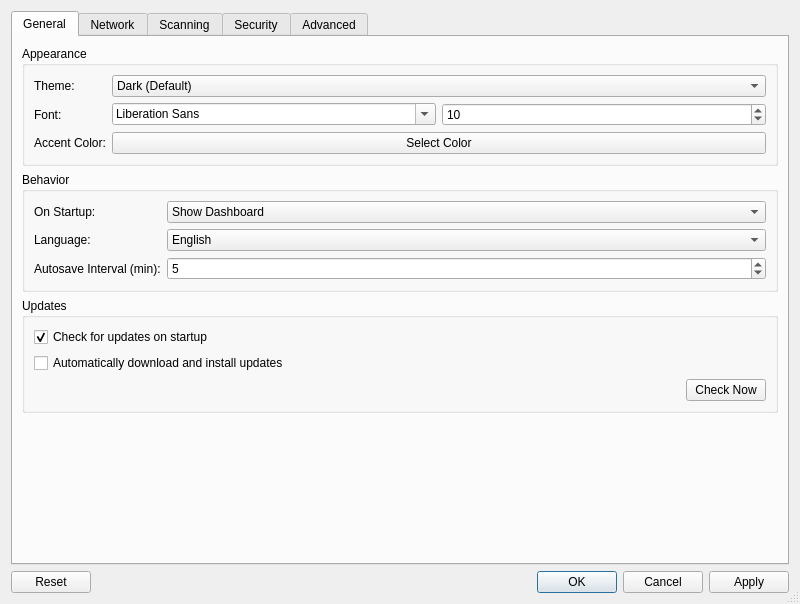
<?xml version="1.0" encoding="UTF-8"?>
<ui version="4.0">
 <class>SettingsDialog</class>
 <widget class="QDialog" name="SettingsDialog">
  <property name="geometry">
   <rect>
    <x>0</x>
    <y>0</y>
    <width>800</width>
    <height>600</height>
   </rect>
  </property>
  <property name="windowTitle">
   <string>Settings</string>
  </property>
  <property name="windowIcon">
   <iconset>
    <normaloff>../assets/icons/settings.png</normaloff>../assets/icons/settings.png</iconset>
  </property>
  <property name="sizeGripEnabled">
   <bool>true</bool>
  </property>
  <layout class="QVBoxLayout" name="verticalLayout">
   <item>
    <widget class="QTabWidget" name="tabWidget">
     <property name="currentIndex">
      <number>0</number>
     </property>
     <widget class="QWidget" name="generalTab">
      <attribute name="icon">
       <iconset>
        <normaloff>../assets/icons/general.png</normaloff>../assets/icons/general.png</iconset>
      </attribute>
      <attribute name="title">
       <string>General</string>
      </attribute>
      <layout class="QVBoxLayout" name="verticalLayout_2">
       <item>
        <widget class="QGroupBox" name="appearanceGroupBox">
         <property name="title">
          <string>Appearance</string>
         </property>
         <layout class="QFormLayout" name="formLayout">
          <item row="0" column="0">
           <widget class="QLabel" name="themeLabel">
            <property name="text">
             <string>Theme:</string>
            </property>
           </widget>
          </item>
          <item row="0" column="1">
           <widget class="QComboBox" name="themeComboBox">
            <item>
             <property name="text">
              <string>Dark (Default)</string>
             </property>
            </item>
            <item>
             <property name="text">
              <string>Light</string>
             </property>
            </item>
            <item>
             <property name="text">
              <string>System</string>
             </property>
            </item>
           </widget>
          </item>
          <item row="1" column="0">
           <widget class="QLabel" name="fontLabel">
            <property name="text">
             <string>Font:</string>
            </property>
           </widget>
          </item>
          <item row="1" column="1">
           <layout class="QHBoxLayout" name="horizontalLayout">
            <item>
             <widget class="QFontComboBox" name="fontComboBox"/>
            </item>
            <item>
             <widget class="QSpinBox" name="fontSizeSpinBox">
              <property name="minimum">
               <number>8</number>
              </property>
              <property name="maximum">
               <number>24</number>
              </property>
              <property name="value">
               <number>10</number>
              </property>
             </widget>
            </item>
           </layout>
          </item>
          <item row="2" column="0">
           <widget class="QLabel" name="accentColorLabel">
            <property name="text">
             <string>Accent Color:</string>
            </property>
           </widget>
          </item>
          <item row="2" column="1">
           <widget class="QPushButton" name="accentColorButton">
            <property name="text">
             <string>Select Color</string>
            </property>
           </widget>
          </item>
         </layout>
        </widget>
       </item>
       <item>
        <widget class="QGroupBox" name="behaviorGroupBox">
         <property name="title">
          <string>Behavior</string>
         </property>
         <layout class="QFormLayout" name="formLayout_2">
          <item row="0" column="0">
           <widget class="QLabel" name="startupLabel">
            <property name="text">
             <string>On Startup:</string>
            </property>
           </widget>
          </item>
          <item row="0" column="1">
           <widget class="QComboBox" name="startupComboBox">
            <item>
             <property name="text">
              <string>Show Dashboard</string>
             </property>
            </item>
            <item>
             <property name="text">
              <string>Show Last Project</string>
             </property>
            </item>
            <item>
             <property name="text">
              <string>Show New Project Dialog</string>
             </property>
            </item>
           </widget>
          </item>
          <item row="1" column="0">
           <widget class="QLabel" name="languageLabel">
            <property name="text">
             <string>Language:</string>
            </property>
           </widget>
          </item>
          <item row="1" column="1">
           <widget class="QComboBox" name="languageComboBox">
            <item>
             <property name="text">
              <string>English</string>
             </property>
            </item>
            <item>
             <property name="text">
              <string>Spanish</string>
             </property>
            </item>
            <item>
             <property name="text">
              <string>French</string>
             </property>
            </item>
            <item>
             <property name="text">
              <string>German</string>
             </property>
            </item>
            <item>
             <property name="text">
              <string>Chinese</string>
             </property>
            </item>
            <item>
             <property name="text">
              <string>Japanese</string>
             </property>
            </item>
            <item>
             <property name="text">
              <string>Russian</string>
             </property>
            </item>
           </widget>
          </item>
          <item row="2" column="0">
           <widget class="QLabel" name="autosaveLabel">
            <property name="text">
             <string>Autosave Interval (min):</string>
            </property>
           </widget>
          </item>
          <item row="2" column="1">
           <widget class="QSpinBox" name="autosaveSpinBox">
            <property name="minimum">
             <number>1</number>
            </property>
            <property name="maximum">
             <number>60</number>
            </property>
            <property name="value">
             <number>5</number>
            </property>
           </widget>
          </item>
         </layout>
        </widget>
       </item>
       <item>
        <widget class="QGroupBox" name="updatesGroupBox">
         <property name="title">
          <string>Updates</string>
         </property>
         <layout class="QVBoxLayout" name="verticalLayout_3">
          <item>
           <widget class="QCheckBox" name="checkUpdatesCheckBox">
            <property name="text">
             <string>Check for updates on startup</string>
            </property>
            <property name="checked">
             <bool>true</bool>
            </property>
           </widget>
          </item>
          <item>
           <widget class="QCheckBox" name="autoUpdateCheckBox">
            <property name="text">
             <string>Automatically download and install updates</string>
            </property>
           </widget>
          </item>
          <item>
           <layout class="QHBoxLayout" name="horizontalLayout_2">
            <item>
             <spacer name="horizontalSpacer">
              <property name="orientation">
               <enum>Qt::Horizontal</enum>
              </property>
              <property name="sizeHint" stdset="0">
               <size>
                <width>40</width>
                <height>20</height>
               </size>
              </property>
             </spacer>
            </item>
            <item>
             <widget class="QPushButton" name="checkNowButton">
              <property name="text">
               <string>Check Now</string>
              </property>
             </widget>
            </item>
           </layout>
          </item>
         </layout>
        </widget>
       </item>
       <item>
        <spacer name="verticalSpacer">
         <property name="orientation">
          <enum>Qt::Vertical</enum>
         </property>
         <property name="sizeHint" stdset="0">
          <size>
           <width>20</width>
           <height>40</height>
          </size>
         </property>
        </spacer>
       </item>
      </layout>
     </widget>
     <widget class="QWidget" name="networkTab">
      <attribute name="icon">
       <iconset>
        <normaloff>../assets/icons/network.png</normaloff>../assets/icons/network.png</iconset>
      </attribute>
      <attribute name="title">
       <string>Network</string>
      </attribute>
      <layout class="QVBoxLayout" name="verticalLayout_4">
       <item>
        <widget class="QGroupBox" name="proxyGroupBox">
         <property name="title">
          <string>Proxy Settings</string>
         </property>
         <layout class="QFormLayout" name="formLayout_3">
          <item row="0" column="0">
           <widget class="QLabel" name="proxyTypeLabel">
            <property name="text">
             <string>Proxy Type:</string>
            </property>
           </widget>
          </item>
          <item row="0" column="1">
           <widget class="QComboBox" name="proxyTypeComboBox">
            <item>
             <property name="text">
              <string>No Proxy</string>
             </property>
            </item>
            <item>
             <property name="text">
              <string>HTTP Proxy</string>
             </property>
            </item>
            <item>
             <property name="text">
              <string>SOCKS5 Proxy</string>
             </property>
            </item>
           </widget>
          </item>
          <item row="1" column="0">
           <widget class="QLabel" name="proxyHostLabel">
            <property name="text">
             <string>Proxy Host:</string>
            </property>
           </widget>
          </item>
          <item row="1" column="1">
           <widget class="QLineEdit" name="proxyHostLineEdit">
            <property name="placeholderText">
             <string>e.g., proxy.example.com</string>
            </property>
           </widget>
          </item>
          <item row="2" column="0">
           <widget class="QLabel" name="proxyPortLabel">
            <property name="text">
             <string>Proxy Port:</string>
            </property>
           </widget>
          </item>
          <item row="2" column="1">
           <widget class="QSpinBox" name="proxyPortSpinBox">
            <property name="minimum">
             <number>1</number>
            </property>
            <property name="maximum">
             <number>65535</number>
            </property>
            <property name="value">
             <number>8080</number>
            </property>
           </widget>
          </item>
          <item row="3" column="0">
           <widget class="QLabel" name="proxyAuthLabel">
            <property name="text">
             <string>Authentication:</string>
            </property>
           </widget>
          </item>
          <item row="3" column="1">
           <widget class="QCheckBox" name="proxyAuthCheckBox">
            <property name="text">
             <string>Proxy requires authentication</string>
            </property>
           </widget>
          </item>
          <item row="4" column="0">
           <widget class="QLabel" name="proxyUsernameLabel">
            <property name="text">
             <string>Username:</string>
            </property>
           </widget>
          </item>
          <item row="4" column="1">
           <widget class="QLineEdit" name="proxyUsernameLineEdit"/>
          </item>
          <item row="5" column="0">
           <widget class="QLabel" name="proxyPasswordLabel">
            <property name="text">
             <string>Password:</string>
            </property>
           </widget>
          </item>
          <item row="5" column="1">
           <widget class="QLineEdit" name="proxyPasswordLineEdit">
            <property name="echoMode">
             <enum>QLineEdit::Password</enum>
            </property>
           </widget>
          </item>
         </layout>
        </widget>
       </item>
       <item>
        <widget class="QGroupBox" name="timeoutsGroupBox">
         <property name="title">
          <string>Timeouts and Limits</string>
         </property>
         <layout class="QFormLayout" name="formLayout_4">
          <item row="0" column="0">
           <widget class="QLabel" name="connectionTimeoutLabel">
            <property name="text">
             <string>Connection Timeout (sec):</string>
            </property>
           </widget>
          </item>
          <item row="0" column="1">
           <widget class="QSpinBox" name="connectionTimeoutSpinBox">
            <property name="minimum">
             <number>1</number>
            </property>
            <property name="maximum">
             <number>300</number>
            </property>
            <property name="value">
             <number>30</number>
            </property>
           </widget>
          </item>
          <item row="1" column="0">
           <widget class="QLabel" name="readTimeoutLabel">
            <property name="text">
             <string>Read Timeout (sec):</string>
            </property>
           </widget>
          </item>
          <item row="1" column="1">
           <widget class="QSpinBox" name="readTimeoutSpinBox">
            <property name="minimum">
             <number>1</number>
            </property>
            <property name="maximum">
             <number>300</number>
            </property>
            <property name="value">
             <number>60</number>
            </property>
           </widget>
          </item>
          <item row="2" column="0">
           <widget class="QLabel" name="maxRetriesLabel">
            <property name="text">
             <string>Max Retries:</string>
            </property>
           </widget>
          </item>
          <item row="2" column="1">
           <widget class="QSpinBox" name="maxRetriesSpinBox">
            <property name="minimum">
             <number>0</number>
            </property>
            <property name="maximum">
             <number>10</number>
            </property>
            <property name="value">
             <number>3</number>
            </property>
           </widget>
          </item>
          <item row="3" column="0">
           <widget class="QLabel" name="maxConcurrentLabel">
            <property name="text">
             <string>Max Concurrent Connections:</string>
            </property>
           </widget>
          </item>
          <item row="3" column="1">
           <widget class="QSpinBox" name="maxConcurrentSpinBox">
            <property name="minimum">
             <number>1</number>
            </property>
            <property name="maximum">
             <number>100</number>
            </property>
            <property name="value">
             <number>10</number>
            </property>
           </widget>
          </item>
         </layout>
        </widget>
       </item>
       <item>
        <widget class="QGroupBox" name="userAgentGroupBox">
         <property name="title">
          <string>User Agent</string>
         </property>
         <layout class="QVBoxLayout" name="verticalLayout_5">
          <item>
           <widget class="QRadioButton" name="defaultUserAgentRadioButton">
            <property name="text">
             <string>Use default user agent</string>
            </property>
            <property name="checked">
             <bool>true</bool>
            </property>
           </widget>
          </item>
          <item>
           <widget class="QRadioButton" name="customUserAgentRadioButton">
            <property name="text">
             <string>Use custom user agent</string>
            </property>
           </widget>
          </item>
          <item>
           <widget class="QLineEdit" name="customUserAgentLineEdit">
            <property name="placeholderText">
             <string>Enter custom user agent string</string>
            </property>
           </widget>
          </item>
          <item>
           <widget class="QRadioButton" name="randomUserAgentRadioButton">
            <property name="text">
             <string>Use random user agent for each request</string>
            </property>
           </widget>
          </item>
         </layout>
        </widget>
       </item>
       <item>
        <spacer name="verticalSpacer_2">
         <property name="orientation">
          <enum>Qt::Vertical</enum>
         </property>
         <property name="sizeHint" stdset="0">
          <size>
           <width>20</width>
           <height>40</height>
          </size>
         </property>
        </spacer>
       </item>
      </layout>
     </widget>
     <widget class="QWidget" name="scanTab">
      <attribute name="icon">
       <iconset>
        <normaloff>../assets/icons/scan.png</normaloff>../assets/icons/scan.png</iconset>
      </attribute>
      <attribute name="title">
       <string>Scanning</string>
      </attribute>
      <layout class="QVBoxLayout" name="verticalLayout_6">
       <item>
        <widget class="QGroupBox" name="scanOptionsGroupBox">
         <property name="title">
          <string>Scan Options</string>
         </property>
         <layout class="QFormLayout" name="formLayout_5">
          <item row="0" column="0">
           <widget class="QLabel" name="defaultScanTypeLabel">
            <property name="text">
             <string>Default Scan Type:</string>
            </property>
           </widget>
          </item>
          <item row="0" column="1">
           <widget class="QComboBox" name="defaultScanTypeComboBox">
            <item>
             <property name="text">
              <string>Quick Scan</string>
             </property>
            </item>
            <item>
             <property name="text">
              <string>Full Scan</string>
             </property>
            </item>
            <item>
             <property name="text">
              <string>Stealth Scan</string>
             </property>
            </item>
            <item>
             <property name="text">
              <string>Comprehensive Scan</string>
             </property>
            </item>
           </widget>
          </item>
          <item row="1" column="0">
           <widget class="QLabel" name="portRangeLabel">
            <property name="text">
             <string>Default Port Range:</string>
            </property>
           </widget>
          </item>
          <item row="1" column="1">
           <widget class="QLineEdit" name="portRangeLineEdit">
            <property name="text">
             <string>1-1024</string>
            </property>
            <property name="placeholderText">
             <string>e.g., 1-1024,3389,8080</string>
            </property>
           </widget>
          </item>
          <item row="2" column="0">
           <widget class="QLabel" name="threadCountLabel">
            <property name="text">
             <string>Thread Count:</string>
            </property>
           </widget>
          </item>
          <item row="2" column="1">
           <widget class="QSpinBox" name="threadCountSpinBox">
            <property name="minimum">
             <number>1</number>
            </property>
            <property name="maximum">
             <number>100</number>
            </property>
            <property name="value">
             <number>10</number>
            </property>
           </widget>
          </item>
         </layout>
        </widget>
       </item>
       <item>
        <widget class="QGroupBox" name="scanBehaviorGroupBox">
         <property name="title">
          <string>Scan Behavior</string>
         </property>
         <layout class="QVBoxLayout" name="verticalLayout_7">
          <item>
           <widget class="QCheckBox" name="aggressiveScanCheckBox">
            <property name="text">
             <string>Enable aggressive scanning</string>
            </property>
           </widget>
          </item>
          <item>
           <widget class="QCheckBox" name="serviceDetectionCheckBox">
            <property name="text">
             <string>Enable service detection</string>
            </property>
            <property name="checked">
             <bool>true</bool>
            </property>
           </widget>
          </item>
          <item>
           <widget class="QCheckBox" name="osDetectionCheckBox">
            <property name="text">
             <string>Enable OS detection</string>
            </property>
            <property name="checked">
             <bool>true</bool>
            </property>
           </widget>
          </item>
          <item>
           <widget class="QCheckBox" name="scriptScanCheckBox">
            <property name="text">
             <string>Enable script scanning</string>
            </property>
            <property name="checked">
             <bool>true</bool>
            </property>
           </widget>
          </item>
          <item>
           <widget class="QCheckBox" name="tracerouteCheckBox">
            <property name="text">
             <string>Enable traceroute</string>
            </property>
           </widget>
          </item>
         </layout>
        </widget>
       </item>
       <item>
        <widget class="QGroupBox" name="reportingGroupBox">
         <property name="title">
          <string>Reporting</string>
         </property>
         <layout class="QVBoxLayout" name="verticalLayout_8">
          <item>
           <widget class="QCheckBox" name="autoReportCheckBox">
            <property name="text">
             <string>Automatically generate reports after scans</string>
            </property>
            <property name="checked">
             <bool>true</bool>
            </property>
           </widget>
          </item>
          <item>
           <layout class="QHBoxLayout" name="horizontalLayout_3">
            <item>
             <widget class="QLabel" name="reportFormatLabel">
              <property name="text">
               <string>Default Report Format:</string>
              </property>
             </widget>
            </item>
            <item>
             <widget class="QComboBox" name="reportFormatComboBox">
              <item>
               <property name="text">
                <string>HTML</string>
               </property>
              </item>
              <item>
               <property name="text">
                <string>PDF</string>
               </property>
              </item>
              <item>
               <property name="text">
                <string>JSON</string>
               </property>
              </item>
              <item>
               <property name="text">
                <string>XML</string>
               </property>
              </item>
              <item>
               <property name="text">
                <string>CSV</string>
               </property>
              </item>
              <item>
               <property name="text">
                <string>Markdown</string>
               </property>
              </item>
             </widget>
            </item>
           </layout>
          </item>
         </layout>
        </widget>
       </item>
       <item>
        <spacer name="verticalSpacer_3">
         <property name="orientation">
          <enum>Qt::Vertical</enum>
         </property>
         <property name="sizeHint" stdset="0">
          <size>
           <width>20</width>
           <height>40</height>
          </size>
         </property>
        </spacer>
       </item>
      </layout>
     </widget>
     <widget class="QWidget" name="securityTab">
      <attribute name="icon">
       <iconset>
        <normaloff>../assets/icons/security.png</normaloff>../assets/icons/security.png</iconset>
      </attribute>
      <attribute name="title">
       <string>Security</string>
      </attribute>
      <layout class="QVBoxLayout" name="verticalLayout_9">
       <item>
        <widget class="QGroupBox" name="authenticationGroupBox">
         <property name="title">
          <string>Authentication</string>
         </property>
         <layout class="QVBoxLayout" name="verticalLayout_10">
          <item>
           <widget class="QCheckBox" name="requirePasswordCheckBox">
            <property name="text">
             <string>Require password on startup</string>
            </property>
           </widget>
          </item>
          <item>
           <widget class="QCheckBox" name="lockTimeoutCheckBox">
            <property name="text">
             <string>Lock application after inactivity</string>
            </property>
           </widget>
          </item>
          <item>
           <layout class="QHBoxLayout" name="horizontalLayout_4">
            <item>
             <widget class="QLabel" name="lockTimeoutLabel">
              <property name="text">
               <string>Inactivity Timeout (min):</string>
              </property>
             </widget>
            </item>
            <item>
             <widget class="QSpinBox" name="lockTimeoutSpinBox">
              <property name="minimum">
               <number>1</number>
              </property>
              <property name="maximum">
               <number>60</number>
              </property>
              <property name="value">
               <number>15</number>
              </property>
             </widget>
            </item>
           </layout>
          </item>
          <item>
           <layout class="QHBoxLayout" name="horizontalLayout_5">
            <item>
             <widget class="QPushButton" name="changePasswordButton">
              <property name="text">
               <string>Change Password</string>
              </property>
             </widget>
            </item>
            <item>
             <spacer name="horizontalSpacer_2">
              <property name="orientation">
               <enum>Qt::Horizontal</enum>
              </property>
              <property name="sizeHint" stdset="0">
               <size>
                <width>40</width>
                <height>20</height>
               </size>
              </property>
             </spacer>
            </item>
           </layout>
          </item>
         </layout>
        </widget>
       </item>
       <item>
        <widget class="QGroupBox" name="encryptionGroupBox">
         <property name="title">
          <string>Encryption</string>
         </property>
         <layout class="QVBoxLayout" name="verticalLayout_11">
          <item>
           <widget class="QCheckBox" name="encryptProjectsCheckBox">
            <property name="text">
             <string>Encrypt project files</string>
            </property>
            <property name="checked">
             <bool>true</bool>
            </property>
           </widget>
          </item>
          <item>
           <widget class="QCheckBox" name="encryptReportsCheckBox">
            <property name="text">
             <string>Encrypt generated reports</string>
            </property>
           </widget>
          </item>
          <item>
           <layout class="QHBoxLayout" name="horizontalLayout_6">
            <item>
             <widget class="QLabel" name="encryptionAlgorithmLabel">
              <property name="text">
               <string>Encryption Algorithm:</string>
              </property>
             </widget>
            </item>
            <item>
             <widget class="QComboBox" name="encryptionAlgorithmComboBox">
              <item>
               <property name="text">
                <string>AES-256</string>
               </property>
              </item>
              <item>
               <property name="text">
                <string>AES-128</string>
               </property>
              </item>
              <item>
               <property name="text">
                <string>ChaCha20</string>
               </property>
              </item>
             </widget>
            </item>
           </layout>
          </item>
         </layout>
        </widget>
       </item>
       <item>
        <widget class="QGroupBox" name="privacyGroupBox">
         <property name="title">
          <string>Privacy</string>
         </property>
         <layout class="QVBoxLayout" name="verticalLayout_12">
          <item>
           <widget class="QCheckBox" name="anonymizeReportsCheckBox">
            <property name="text">
             <string>Anonymize data in reports</string>
            </property>
           </widget>
          </item>
          <item>
           <widget class="QCheckBox" name="clearHistoryCheckBox">
            <property name="text">
             <string>Clear history on exit</string>
            </property>
           </widget>
          </item>
          <item>
           <widget class="QCheckBox" name="telemetryCheckBox">
            <property name="text">
             <string>Send anonymous usage statistics</string>
            </property>
            <property name="checked">
             <bool>true</bool>
            </property>
           </widget>
          </item>
          <item>
           <layout class="QHBoxLayout" name="horizontalLayout_7">
            <item>
             <widget class="QPushButton" name="clearDataButton">
              <property name="text">
               <string>Clear All Data</string>
              </property>
             </widget>
            </item>
            <item>
             <spacer name="horizontalSpacer_3">
              <property name="orientation">
               <enum>Qt::Horizontal</enum>
              </property>
              <property name="sizeHint" stdset="0">
               <size>
                <width>40</width>
                <height>20</height>
               </size>
              </property>
             </spacer>
            </item>
           </layout>
          </item>
         </layout>
        </widget>
       </item>
       <item>
        <spacer name="verticalSpacer_4">
         <property name="orientation">
          <enum>Qt::Vertical</enum>
         </property>
         <property name="sizeHint" stdset="0">
          <size>
           <width>20</width>
           <height>40</height>
          </size>
         </property>
        </spacer>
       </item>
      </layout>
     </widget>
     <widget class="QWidget" name="advancedTab">
      <attribute name="icon">
       <iconset>
        <normaloff>../assets/icons/advanced.png</normaloff>../assets/icons/advanced.png</iconset>
      </attribute>
      <attribute name="title">
       <string>Advanced</string>
      </attribute>
      <layout class="QVBoxLayout" name="verticalLayout_13">
       <item>
        <widget class="QGroupBox" name="loggingGroupBox">
         <property name="title">
          <string>Logging</string>
         </property>
         <layout class="QFormLayout" name="formLayout_6">
          <item row="0" column="0">
           <widget class="QLabel" name="logLevelLabel">
            <property name="text">
             <string>Log Level:</string>
            </property>
           </widget>
          </item>
          <item row="0" column="1">
           <widget class="QComboBox" name="logLevelComboBox">
            <item>
             <property name="text">
              <string>DEBUG</string>
             </property>
            </item>
            <item>
             <property name="text">
              <string>INFO</string>
             </property>
            </item>
            <item>
             <property name="text">
              <string>WARNING</string>
             </property>
            </item>
            <item>
             <property name="text">
              <string>ERROR</string>
             </property>
            </item>
            <item>
             <property name="text">
              <string>CRITICAL</string>
             </property>
            </item>
           </widget>
          </item>
          <item row="1" column="0">
           <widget class="QLabel" name="logFileLabel">
            <property name="text">
             <string>Log File:</string>
            </property>
           </widget>
          </item>
          <item row="1" column="1">
           <layout class="QHBoxLayout" name="horizontalLayout_8">
            <item>
             <widget class="QLineEdit" name="logFileLineEdit">
              <property name="text">
               <string>logs/apt_toolkit.log</string>
              </property>
             </widget>
            </item>
            <item>
             <widget class="QPushButton" name="browseLogFileButton">
              <property name="text">
               <string>Browse</string>
              </property>
             </widget>
            </item>
           </layout>
          </item>
          <item row="2" column="0">
           <widget class="QLabel" name="logRotationLabel">
            <property name="text">
             <string>Log Rotation:</string>
            </property>
           </widget>
          </item>
          <item row="2" column="1">
           <widget class="QComboBox" name="logRotationComboBox">
            <item>
             <property name="text">
              <string>Daily</string>
             </property>
            </item>
            <item>
             <property name="text">
              <string>Weekly</string>
             </property>
            </item>
            <item>
             <property name="text">
              <string>Monthly</string>
             </property>
            </item>
            <item>
             <property name="text">
              <string>When size exceeds 10MB</string>
             </property>
            </item>
           </widget>
          </item>
         </layout>
        </widget>
       </item>
       <item>
        <widget class="QGroupBox" name="performanceGroupBox">
         <property name="title">
          <string>Performance</string>
         </property>
         <layout class="QFormLayout" name="formLayout_7">
          <item row="0" column="0">
           <widget class="QLabel" name="threadPoolSizeLabel">
            <property name="text">
             <string>Thread Pool Size:</string>
            </property>
           </widget>
          </item>
          <item row="0" column="1">
           <widget class="QSpinBox" name="threadPoolSizeSpinBox">
            <property name="minimum">
             <number>1</number>
            </property>
            <property name="maximum">
             <number>64</number>
            </property>
            <property name="value">
             <number>8</number>
            </property>
           </widget>
          </item>
          <item row="1" column="0">
           <widget class="QLabel" name="memoryLimitLabel">
            <property name="text">
             <string>Memory Limit (MB):</string>
            </property>
           </widget>
          </item>
          <item row="1" column="1">
           <widget class="QSpinBox" name="memoryLimitSpinBox">
            <property name="minimum">
             <number>256</number>
            </property>
            <property name="maximum">
             <number>16384</number>
            </property>
            <property name="singleStep">
             <number>256</number>
            </property>
            <property name="value">
             <number>1024</number>
            </property>
           </widget>
          </item>
          <item row="2" column="0">
           <widget class="QLabel" name="cacheSizeLabel">
            <property name="text">
             <string>Cache Size (MB):</string>
            </property>
           </widget>
          </item>
          <item row="2" column="1">
           <widget class="QSpinBox" name="cacheSizeSpinBox">
            <property name="minimum">
             <number>64</number>
            </property>
            <property name="maximum">
             <number>4096</number>
            </property>
            <property name="singleStep">
             <number>64</number>
            </property>
            <property name="value">
             <number>256</number>
            </property>
           </widget>
          </item>
         </layout>
        </widget>
       </item>
       <item>
        <widget class="QGroupBox" name="debuggingGroupBox">
         <property name="title">
          <string>Debugging</string>
         </property>
         <layout class="QVBoxLayout" name="verticalLayout_14">
          <item>
           <widget class="QCheckBox" name="debugModeCheckBox">
            <property name="text">
             <string>Enable debug mode</string>
            </property>
           </widget>
          </item>
          <item>
           <widget class="QCheckBox" name="verboseOutputCheckBox">
            <property name="text">
             <string>Enable verbose output</string>
            </property>
           </widget>
          </item>
          <item>
           <widget class="QCheckBox" name="developerModeCheckBox">
            <property name="text">
             <string>Enable developer mode</string>
            </property>
           </widget>
          </item>
          <item>
           <layout class="QHBoxLayout" name="horizontalLayout_9">
            <item>
             <widget class="QPushButton" name="exportDebugInfoButton">
              <property name="text">
               <string>Export Debug Information</string>
              </property>
             </widget>
            </item>
            <item>
             <spacer name="horizontalSpacer_4">
              <property name="orientation">
               <enum>Qt::Horizontal</enum>
              </property>
              <property name="sizeHint" stdset="0">
               <size>
                <width>40</width>
                <height>20</height>
               </size>
              </property>
             </spacer>
            </item>
           </layout>
          </item>
         </layout>
        </widget>
       </item>
       <item>
        <spacer name="verticalSpacer_5">
         <property name="orientation">
          <enum>Qt::Vertical</enum>
         </property>
         <property name="sizeHint" stdset="0">
          <size>
           <width>20</width>
           <height>40</height>
          </size>
         </property>
        </spacer>
       </item>
      </layout>
     </widget>
    </widget>
   </item>
   <item>
    <widget class="QDialogButtonBox" name="buttonBox">
     <property name="orientation">
      <enum>Qt::Horizontal</enum>
     </property>
     <property name="standardButtons">
      <set>QDialogButtonBox::Apply|QDialogButtonBox::Cancel|QDialogButtonBox::Ok|QDialogButtonBox::Reset</set>
     </property>
    </widget>
   </item>
  </layout>
 </widget>
 <tabstops>
  <tabstop>tabWidget</tabstop>
  <tabstop>themeComboBox</tabstop>
  <tabstop>fontComboBox</tabstop>
  <tabstop>fontSizeSpinBox</tabstop>
  <tabstop>accentColorButton</tabstop>
  <tabstop>startupComboBox</tabstop>
  <tabstop>languageComboBox</tabstop>
  <tabstop>autosaveSpinBox</tabstop>
  <tabstop>checkUpdatesCheckBox</tabstop>
  <tabstop>autoUpdateCheckBox</tabstop>
  <tabstop>checkNowButton</tabstop>
  <tabstop>proxyTypeComboBox</tabstop>
  <tabstop>proxyHostLineEdit</tabstop>
  <tabstop>proxyPortSpinBox</tabstop>
  <tabstop>proxyAuthCheckBox</tabstop>
  <tabstop>proxyUsernameLineEdit</tabstop>
  <tabstop>proxyPasswordLineEdit</tabstop>
  <tabstop>connectionTimeoutSpinBox</tabstop>
  <tabstop>readTimeoutSpinBox</tabstop>
  <tabstop>maxRetriesSpinBox</tabstop>
  <tabstop>maxConcurrentSpinBox</tabstop>
  <tabstop>defaultUserAgentRadioButton</tabstop>
  <tabstop>customUserAgentRadioButton</tabstop>
  <tabstop>customUserAgentLineEdit</tabstop>
  <tabstop>randomUserAgentRadioButton</tabstop>
  <tabstop>defaultScanTypeComboBox</tabstop>
  <tabstop>portRangeLineEdit</tabstop>
  <tabstop>threadCountSpinBox</tabstop>
  <tabstop>aggressiveScanCheckBox</tabstop>
  <tabstop>serviceDetectionCheckBox</tabstop>
  <tabstop>osDetectionCheckBox</tabstop>
  <tabstop>scriptScanCheckBox</tabstop>
  <tabstop>tracerouteCheckBox</tabstop>
  <tabstop>autoReportCheckBox</tabstop>
  <tabstop>reportFormatComboBox</tabstop>
  <tabstop>requirePasswordCheckBox</tabstop>
  <tabstop>lockTimeoutCheckBox</tabstop>
  <tabstop>lockTimeoutSpinBox</tabstop>
  <tabstop>changePasswordButton</tabstop>
  <tabstop>encryptProjectsCheckBox</tabstop>
  <tabstop>encryptReportsCheckBox</tabstop>
  <tabstop>encryptionAlgorithmComboBox</tabstop>
  <tabstop>anonymizeReportsCheckBox</tabstop>
  <tabstop>clearHistoryCheckBox</tabstop>
  <tabstop>telemetryCheckBox</tabstop>
  <tabstop>clearDataButton</tabstop>
  <tabstop>logLevelComboBox</tabstop>
  <tabstop>logFileLineEdit</tabstop>
  <tabstop>browseLogFileButton</tabstop>
  <tabstop>logRotationComboBox</tabstop>
  <tabstop>threadPoolSizeSpinBox</tabstop>
  <tabstop>memoryLimitSpinBox</tabstop>
  <tabstop>cacheSizeSpinBox</tabstop>
  <tabstop>debugModeCheckBox</tabstop>
  <tabstop>verboseOutputCheckBox</tabstop>
  <tabstop>developerModeCheckBox</tabstop>
  <tabstop>exportDebugInfoButton</tabstop>
 </tabstops>
 <resources/>
 <connections>
  <connection>
   <sender>buttonBox</sender>
   <signal>accepted()</signal>
   <receiver>SettingsDialog</receiver>
   <slot>accept()</slot>
   <hints>
    <hint type="sourcelabel">
     <x>248</x>
     <y>254</y>
    </hint>
    <hint type="destinationlabel">
     <x>157</x>
     <y>274</y>
    </hint>
   </hints>
  </connection>
  <connection>
   <sender>buttonBox</sender>
   <signal>rejected()</signal>
   <receiver>SettingsDialog</receiver>
   <slot>reject()</slot>
   <hints>
    <hint type="sourcelabel">
     <x>316</x>
     <y>260</y>
    </hint>
    <hint type="destinationlabel">
     <x>286</x>
     <y>274</y>
    </hint>
   </hints>
  </connection>
 </connections>
</ui>
